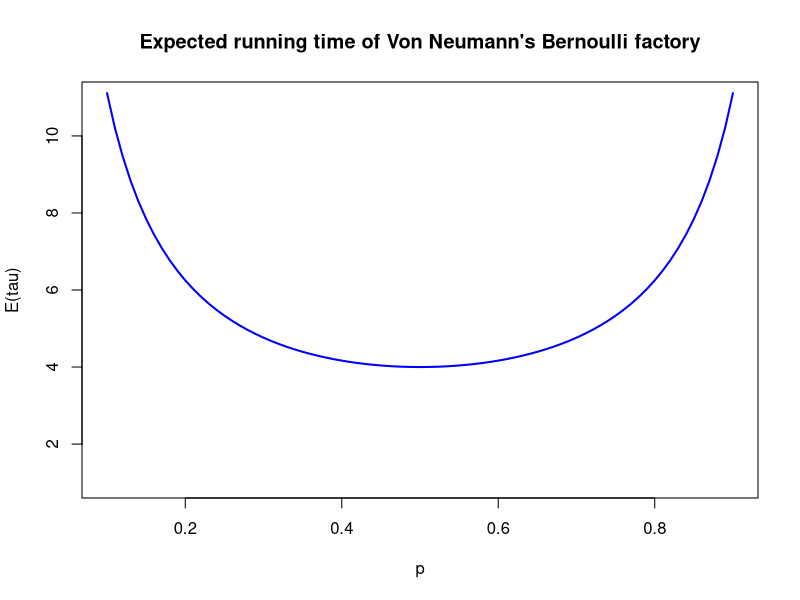
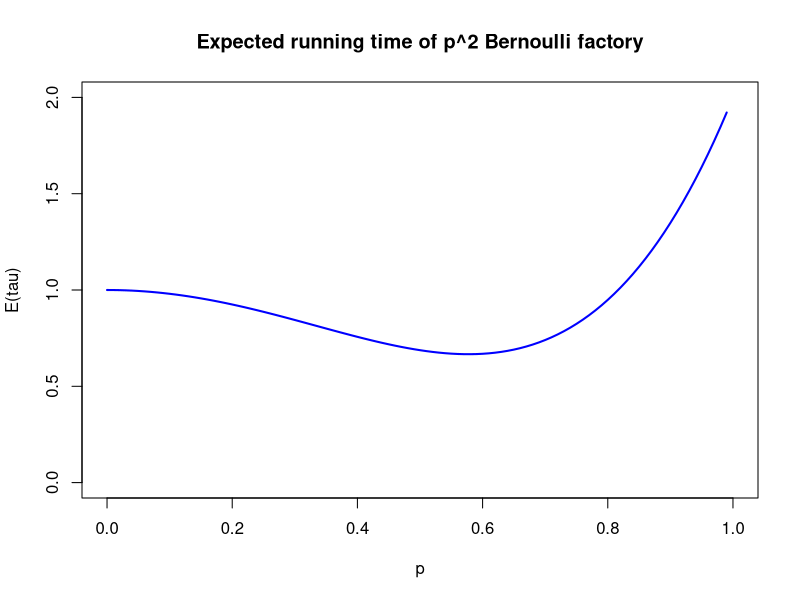

Source code (R) for these figures, in order:
## Make plots of expected running time for example Bernoulli factories

## Von Neumann f(p)=1/2
p <- seq(from = 0.1, to = 0.9, by = 0.01)
plot(p, 1/(p*(1-p)), type='l', lwd=2, ylim=c(1,11), col='blue', ylab='E(tau)', main="Expected running time of Von Neumann's Bernoulli factory")

## f(p)=p^k
p <- seq(from = 0, to = 1, by = 0.01)
k <- 2
fp <- -p^k + (k+1)*p^(2*k) + (1-p^k)*(1-p^(k-1))/(1-p)
plot(p, fp, type='l', lwd=2, col='blue', ylim=c(0,k), ylab='E(tau)', main=paste("Expected running time of p^",k," Bernoulli factory", sep=""))
